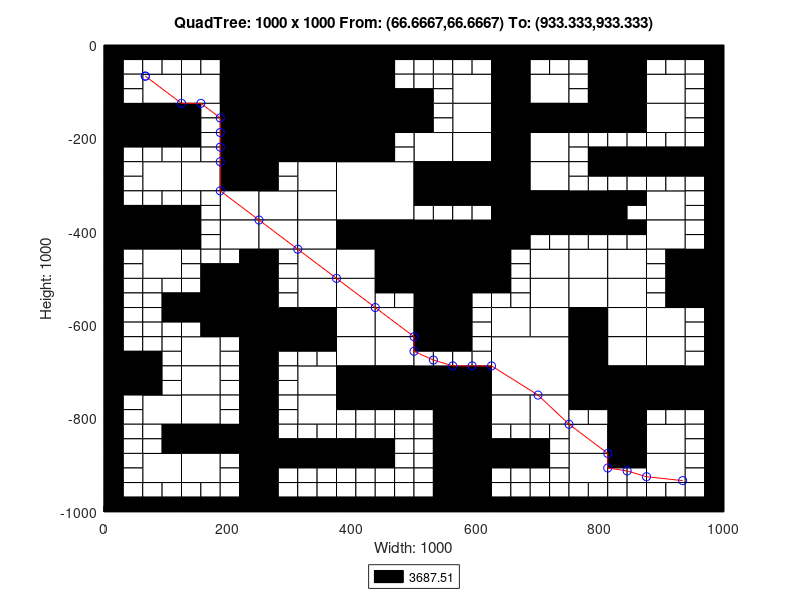

The MATLAB source for this figure:
axis([0 1000 -1000 0]);
title('QuadTree: 1000 x 1000 From: (66.6667,66.6667) To: (933.333,933.333)');
xlabel('Width: 1000');
ylabel('Height: 1000');
rectangle('Position',[250 -125 125 125], 'FaceColor',[0 0 0]);
rectangle('Position',[250 -250 125 125], 'FaceColor',[0 0 0]);
rectangle('Position',[375 -375 125 125], 'FaceColor',[1 1 1]);
rectangle('Position',[500 -500 125 125], 'FaceColor',[0 0 0]);
rectangle('Position',[625 -750 125 125], 'FaceColor',[1 1 1]);
rectangle('Position',[62.5 -125 62.5 62.5], 'FaceColor',[1 1 1]);
rectangle('Position',[187.5 -62.5 62.5 62.5], 'FaceColor',[0 0 0]);
rectangle('Position',[125 -125 62.5 62.5], 'FaceColor',[1 1 1]);
rectangle('Position',[187.5 -125 62.5 62.5], 'FaceColor',[0 0 0]);
rectangle('Position',[0 -187.5 62.5 62.5], 'FaceColor',[0 0 0]);
rectangle('Position',[62.5 -187.5 62.5 62.5], 'FaceColor',[0 0 0]);
rectangle('Position',[187.5 -187.5 62.5 62.5], 'FaceColor',[0 0 0]);
rectangle('Position',[187.5 -250 62.5 62.5], 'FaceColor',[0 0 0]);
rectangle('Position',[375 -62.5 62.5 62.5], 'FaceColor',[0 0 0]);
rectangle('Position',[375 -125 62.5 62.5], 'FaceColor',[0 0 0]);
rectangle('Position',[375 -187.5 62.5 62.5], 'FaceColor',[0 0 0]);
rectangle('Position',[437.5 -187.5 62.5 62.5], 'FaceColor',[0 0 0]);
rectangle('Position',[375 -250 62.5 62.5], 'FaceColor',[0 0 0]);
rectangle('Position',[62.5 -312.5 62.5 62.5], 'FaceColor',[1 1 1]);
rectangle('Position',[125 -312.5 62.5 62.5], 'FaceColor',[1 1 1]);
rectangle('Position',[187.5 -312.5 62.5 62.5], 'FaceColor',[0 0 0]);
rectangle('Position',[187.5 -375 62.5 62.5], 'FaceColor',[1 1 1]);
rectangle('Position',[0 -437.5 62.5 62.5], 'FaceColor',[0 0 0]);
rectangle('Position',[62.5 -437.5 62.5 62.5], 'FaceColor',[0 0 0]);
rectangle('Position',[62.5 -500 62.5 62.5], 'FaceColor',[1 1 1]);
rectangle('Position',[187.5 -437.5 62.5 62.5], 'FaceColor',[1 1 1]);
rectangle('Position',[312.5 -312.5 62.5 62.5], 'FaceColor',[1 1 1]);
rectangle('Position',[250 -375 62.5 62.5], 'FaceColor',[1 1 1]);
rectangle('Position',[312.5 -375 62.5 62.5], 'FaceColor',[1 1 1]);
rectangle('Position',[250 -437.5 62.5 62.5], 'FaceColor',[1 1 1]);
rectangle('Position',[312.5 -437.5 62.5 62.5], 'FaceColor',[1 1 1]);
rectangle('Position',[312.5 -500 62.5 62.5], 'FaceColor',[1 1 1]);
rectangle('Position',[375 -437.5 62.5 62.5], 'FaceColor',[0 0 0]);
rectangle('Position',[437.5 -437.5 62.5 62.5], 'FaceColor',[0 0 0]);
rectangle('Position',[375 -500 62.5 62.5], 'FaceColor',[1 1 1]);
rectangle('Position',[437.5 -500 62.5 62.5], 'FaceColor',[0 0 0]);
rectangle('Position',[562.5 -125 62.5 62.5], 'FaceColor',[1 1 1]);
rectangle('Position',[625 -62.5 62.5 62.5], 'FaceColor',[0 0 0]);
rectangle('Position',[625 -125 62.5 62.5], 'FaceColor',[0 0 0]);
rectangle('Position',[687.5 -125 62.5 62.5], 'FaceColor',[1 1 1]);
rectangle('Position',[562.5 -187.5 62.5 62.5], 'FaceColor',[1 1 1]);
rectangle('Position',[500 -250 62.5 62.5], 'FaceColor',[1 1 1]);
rectangle('Position',[562.5 -250 62.5 62.5], 'FaceColor',[1 1 1]);
rectangle('Position',[625 -187.5 62.5 62.5], 'FaceColor',[0 0 0]);
rectangle('Position',[687.5 -187.5 62.5 62.5], 'FaceColor',[0 0 0]);
rectangle('Position',[625 -250 62.5 62.5], 'FaceColor',[0 0 0]);
rectangle('Position',[687.5 -250 62.5 62.5], 'FaceColor',[1 1 1]);
rectangle('Position',[812.5 -62.5 62.5 62.5], 'FaceColor',[0 0 0]);
rectangle('Position',[812.5 -125 62.5 62.5], 'FaceColor',[0 0 0]);
rectangle('Position',[875 -125 62.5 62.5], 'FaceColor',[1 1 1]);
rectangle('Position',[750 -187.5 62.5 62.5], 'FaceColor',[0 0 0]);
rectangle('Position',[812.5 -187.5 62.5 62.5], 'FaceColor',[0 0 0]);
rectangle('Position',[875 -187.5 62.5 62.5], 'FaceColor',[1 1 1]);
rectangle('Position',[500 -312.5 62.5 62.5], 'FaceColor',[0 0 0]);
rectangle('Position',[562.5 -312.5 62.5 62.5], 'FaceColor',[0 0 0]);
rectangle('Position',[625 -312.5 62.5 62.5], 'FaceColor',[0 0 0]);
rectangle('Position',[687.5 -312.5 62.5 62.5], 'FaceColor',[1 1 1]);
rectangle('Position',[625 -375 62.5 62.5], 'FaceColor',[0 0 0]);
rectangle('Position',[687.5 -375 62.5 62.5], 'FaceColor',[0 0 0]);
rectangle('Position',[625 -437.5 62.5 62.5], 'FaceColor',[0 0 0]);
rectangle('Position',[687.5 -500 62.5 62.5], 'FaceColor',[1 1 1]);
rectangle('Position',[750 -375 62.5 62.5], 'FaceColor',[0 0 0]);
rectangle('Position',[875 -375 62.5 62.5], 'FaceColor',[1 1 1]);
rectangle('Position',[750 -500 62.5 62.5], 'FaceColor',[1 1 1]);
rectangle('Position',[812.5 -500 62.5 62.5], 'FaceColor',[1 1 1]);
rectangle('Position',[875 -437.5 62.5 62.5], 'FaceColor',[1 1 1]);
rectangle('Position',[937.5 -500 62.5 62.5], 'FaceColor',[0 0 0]);
rectangle('Position',[187.5 -562.5 62.5 62.5], 'FaceColor',[0 0 0]);
rectangle('Position',[187.5 -625 62.5 62.5], 'FaceColor',[0 0 0]);
rectangle('Position',[0 -750 62.5 62.5], 'FaceColor',[0 0 0]);
rectangle('Position',[125 -687.5 62.5 62.5], 'FaceColor',[1 1 1]);
rectangle('Position',[125 -750 62.5 62.5], 'FaceColor',[1 1 1]);
rectangle('Position',[312.5 -562.5 62.5 62.5], 'FaceColor',[1 1 1]);
rectangle('Position',[250 -625 62.5 62.5], 'FaceColor',[0 0 0]);
rectangle('Position',[312.5 -625 62.5 62.5], 'FaceColor',[0 0 0]);
rectangle('Position',[375 -562.5 62.5 62.5], 'FaceColor',[1 1 1]);
rectangle('Position',[375 -625 62.5 62.5], 'FaceColor',[1 1 1]);
rectangle('Position',[437.5 -625 62.5 62.5], 'FaceColor',[1 1 1]);
rectangle('Position',[312.5 -750 62.5 62.5], 'FaceColor',[1 1 1]);
rectangle('Position',[375 -687.5 62.5 62.5], 'FaceColor',[1 1 1]);
rectangle('Position',[437.5 -687.5 62.5 62.5], 'FaceColor',[1 1 1]);
rectangle('Position',[375 -750 62.5 62.5], 'FaceColor',[0 0 0]);
rectangle('Position',[437.5 -750 62.5 62.5], 'FaceColor',[0 0 0]);
rectangle('Position',[62.5 -812.5 62.5 62.5], 'FaceColor',[1 1 1]);
rectangle('Position',[125 -812.5 62.5 62.5], 'FaceColor',[1 1 1]);
rectangle('Position',[125 -875 62.5 62.5], 'FaceColor',[0 0 0]);
rectangle('Position',[187.5 -875 62.5 62.5], 'FaceColor',[0 0 0]);
rectangle('Position',[62.5 -937.5 62.5 62.5], 'FaceColor',[1 1 1]);
rectangle('Position',[125 -937.5 62.5 62.5], 'FaceColor',[1 1 1]);
rectangle('Position',[312.5 -812.5 62.5 62.5], 'FaceColor',[1 1 1]);
rectangle('Position',[500 -562.5 62.5 62.5], 'FaceColor',[0 0 0]);
rectangle('Position',[500 -625 62.5 62.5], 'FaceColor',[0 0 0]);
rectangle('Position',[687.5 -562.5 62.5 62.5], 'FaceColor',[1 1 1]);
rectangle('Position',[625 -625 62.5 62.5], 'FaceColor',[1 1 1]);
rectangle('Position',[687.5 -625 62.5 62.5], 'FaceColor',[1 1 1]);
rectangle('Position',[500 -750 62.5 62.5], 'FaceColor',[0 0 0]);
rectangle('Position',[562.5 -750 62.5 62.5], 'FaceColor',[0 0 0]);
rectangle('Position',[750 -562.5 62.5 62.5], 'FaceColor',[1 1 1]);
rectangle('Position',[812.5 -562.5 62.5 62.5], 'FaceColor',[1 1 1]);
rectangle('Position',[750 -625 62.5 62.5], 'FaceColor',[0 0 0]);
rectangle('Position',[812.5 -625 62.5 62.5], 'FaceColor',[1 1 1]);
rectangle('Position',[937.5 -562.5 62.5 62.5], 'FaceColor',[0 0 0]);
rectangle('Position',[875 -625 62.5 62.5], 'FaceColor',[1 1 1]);
rectangle('Position',[750 -687.5 62.5 62.5], 'FaceColor',[0 0 0]);
rectangle('Position',[812.5 -687.5 62.5 62.5], 'FaceColor',[1 1 1]);
rectangle('Position',[750 -750 62.5 62.5], 'FaceColor',[0 0 0]);
rectangle('Position',[812.5 -750 62.5 62.5], 'FaceColor',[0 0 0]);
rectangle('Position',[875 -687.5 62.5 62.5], 'FaceColor',[1 1 1]);
rectangle('Position',[875 -750 62.5 62.5], 'FaceColor',[0 0 0]);
rectangle('Position',[937.5 -750 62.5 62.5], 'FaceColor',[0 0 0]);
rectangle('Position',[562.5 -812.5 62.5 62.5], 'FaceColor',[0 0 0]);
rectangle('Position',[562.5 -875 62.5 62.5], 'FaceColor',[0 0 0]);
rectangle('Position',[625 -812.5 62.5 62.5], 'FaceColor',[1 1 1]);
rectangle('Position',[687.5 -812.5 62.5 62.5], 'FaceColor',[1 1 1]);
rectangle('Position',[562.5 -937.5 62.5 62.5], 'FaceColor',[0 0 0]);
rectangle('Position',[562.5 -1000 62.5 62.5], 'FaceColor',[0 0 0]);
rectangle('Position',[812.5 -812.5 62.5 62.5], 'FaceColor',[0 0 0]);
rectangle('Position',[750 -875 62.5 62.5], 'FaceColor',[1 1 1]);
rectangle('Position',[812.5 -875 62.5 62.5], 'FaceColor',[0 0 0]);
rectangle('Position',[875 -875 62.5 62.5], 'FaceColor',[1 1 1]);
rectangle('Position',[750 -937.5 62.5 62.5], 'FaceColor',[1 1 1]);
rectangle('Position',[875 -937.5 62.5 62.5], 'FaceColor',[1 1 1]);
rectangle('Position',[0 -31.25 31.25 31.25], 'FaceColor',[0 0 0]);
rectangle('Position',[31.25 -31.25 31.25 31.25], 'FaceColor',[0 0 0]);
rectangle('Position',[0 -62.5 31.25 31.25], 'FaceColor',[0 0 0]);
rectangle('Position',[31.25 -62.5 31.25 31.25], 'FaceColor',[1 1 1]);
rectangle('Position',[62.5 -31.25 31.25 31.25], 'FaceColor',[0 0 0]);
rectangle('Position',[93.75 -31.25 31.25 31.25], 'FaceColor',[0 0 0]);
rectangle('Position',[62.5 -62.5 31.25 31.25], 'FaceColor',[1 1 1]);
rectangle('Position',[93.75 -62.5 31.25 31.25], 'FaceColor',[1 1 1]);
rectangle('Position',[0 -93.75 31.25 31.25], 'FaceColor',[0 0 0]);
rectangle('Position',[31.25 -93.75 31.25 31.25], 'FaceColor',[1 1 1]);
rectangle('Position',[0 -125 31.25 31.25], 'FaceColor',[0 0 0]);
rectangle('Position',[31.25 -125 31.25 31.25], 'FaceColor',[1 1 1]);
rectangle('Position',[125 -31.25 31.25 31.25], 'FaceColor',[0 0 0]);
rectangle('Position',[156.25 -31.25 31.25 31.25], 'FaceColor',[0 0 0]);
rectangle('Position',[125 -62.5 31.25 31.25], 'FaceColor',[1 1 1]);
rectangle('Position',[156.25 -62.5 31.25 31.25], 'FaceColor',[1 1 1]);
rectangle('Position',[0 -218.75 31.25 31.25], 'FaceColor',[0 0 0]);
rectangle('Position',[31.25 -218.75 31.25 31.25], 'FaceColor',[0 0 0]);
rectangle('Position',[0 -250 31.25 31.25], 'FaceColor',[0 0 0]);
rectangle('Position',[31.25 -250 31.25 31.25], 'FaceColor',[1 1 1]);
rectangle('Position',[62.5 -218.75 31.25 31.25], 'FaceColor',[0 0 0]);
rectangle('Position',[93.75 -218.75 31.25 31.25], 'FaceColor',[0 0 0]);
rectangle('Position',[62.5 -250 31.25 31.25], 'FaceColor',[1 1 1]);
rectangle('Position',[93.75 -250 31.25 31.25], 'FaceColor',[1 1 1]);
rectangle('Position',[125 -156.25 31.25 31.25], 'FaceColor',[0 0 0]);
rectangle('Position',[156.25 -156.25 31.25 31.25], 'FaceColor',[1 1 1]);
rectangle('Position',[125 -187.5 31.25 31.25], 'FaceColor',[0 0 0]);
rectangle('Position',[156.25 -187.5 31.25 31.25], 'FaceColor',[1 1 1]);
rectangle('Position',[125 -218.75 31.25 31.25], 'FaceColor',[0 0 0]);
rectangle('Position',[156.25 -218.75 31.25 31.25], 'FaceColor',[1 1 1]);
rectangle('Position',[125 -250 31.25 31.25], 'FaceColor',[1 1 1]);
rectangle('Position',[156.25 -250 31.25 31.25], 'FaceColor',[1 1 1]);
rectangle('Position',[437.5 -31.25 31.25 31.25], 'FaceColor',[0 0 0]);
rectangle('Position',[468.75 -31.25 31.25 31.25], 'FaceColor',[0 0 0]);
rectangle('Position',[437.5 -62.5 31.25 31.25], 'FaceColor',[0 0 0]);
rectangle('Position',[468.75 -62.5 31.25 31.25], 'FaceColor',[1 1 1]);
rectangle('Position',[437.5 -93.75 31.25 31.25], 'FaceColor',[0 0 0]);
rectangle('Position',[468.75 -93.75 31.25 31.25], 'FaceColor',[1 1 1]);
rectangle('Position',[437.5 -125 31.25 31.25], 'FaceColor',[0 0 0]);
rectangle('Position',[468.75 -125 31.25 31.25], 'FaceColor',[0 0 0]);
rectangle('Position',[437.5 -218.75 31.25 31.25], 'FaceColor',[0 0 0]);
rectangle('Position',[468.75 -218.75 31.25 31.25], 'FaceColor',[1 1 1]);
rectangle('Position',[437.5 -250 31.25 31.25], 'FaceColor',[0 0 0]);
rectangle('Position',[468.75 -250 31.25 31.25], 'FaceColor',[1 1 1]);
rectangle('Position',[0 -281.25 31.25 31.25], 'FaceColor',[0 0 0]);
rectangle('Position',[31.25 -281.25 31.25 31.25], 'FaceColor',[1 1 1]);
rectangle('Position',[0 -312.5 31.25 31.25], 'FaceColor',[0 0 0]);
rectangle('Position',[31.25 -312.5 31.25 31.25], 'FaceColor',[1 1 1]);
rectangle('Position',[0 -343.75 31.25 31.25], 'FaceColor',[0 0 0]);
rectangle('Position',[31.25 -343.75 31.25 31.25], 'FaceColor',[1 1 1]);
rectangle('Position',[0 -375 31.25 31.25], 'FaceColor',[0 0 0]);
rectangle('Position',[31.25 -375 31.25 31.25], 'FaceColor',[0 0 0]);
rectangle('Position',[62.5 -343.75 31.25 31.25], 'FaceColor',[1 1 1]);
rectangle('Position',[93.75 -343.75 31.25 31.25], 'FaceColor',[1 1 1]);
rectangle('Position',[62.5 -375 31.25 31.25], 'FaceColor',[0 0 0]);
rectangle('Position',[93.75 -375 31.25 31.25], 'FaceColor',[0 0 0]);
rectangle('Position',[125 -343.75 31.25 31.25], 'FaceColor',[1 1 1]);
rectangle('Position',[156.25 -343.75 31.25 31.25], 'FaceColor',[1 1 1]);
rectangle('Position',[125 -375 31.25 31.25], 'FaceColor',[0 0 0]);
rectangle('Position',[156.25 -375 31.25 31.25], 'FaceColor',[1 1 1]);
rectangle('Position',[0 -468.75 31.25 31.25], 'FaceColor',[0 0 0]);
rectangle('Position',[31.25 -468.75 31.25 31.25], 'FaceColor',[1 1 1]);
rectangle('Position',[0 -500 31.25 31.25], 'FaceColor',[0 0 0]);
rectangle('Position',[31.25 -500 31.25 31.25], 'FaceColor',[1 1 1]);
rectangle('Position',[125 -406.25 31.25 31.25], 'FaceColor',[0 0 0]);
rectangle('Position',[156.25 -406.25 31.25 31.25], 'FaceColor',[1 1 1]);
rectangle('Position',[125 -437.5 31.25 31.25], 'FaceColor',[0 0 0]);
rectangle('Position',[156.25 -437.5 31.25 31.25], 'FaceColor',[1 1 1]);
rectangle('Position',[125 -468.75 31.25 31.25], 'FaceColor',[1 1 1]);
rectangle('Position',[156.25 -468.75 31.25 31.25], 'FaceColor',[1 1 1]);
rectangle('Position',[125 -500 31.25 31.25], 'FaceColor',[1 1 1]);
rectangle('Position',[156.25 -500 31.25 31.25], 'FaceColor',[0 0 0]);
rectangle('Position',[187.5 -468.75 31.25 31.25], 'FaceColor',[1 1 1]);
rectangle('Position',[218.75 -468.75 31.25 31.25], 'FaceColor',[0 0 0]);
rectangle('Position',[187.5 -500 31.25 31.25], 'FaceColor',[0 0 0]);
rectangle('Position',[218.75 -500 31.25 31.25], 'FaceColor',[0 0 0]);
rectangle('Position',[250 -281.25 31.25 31.25], 'FaceColor',[0 0 0]);
rectangle('Position',[281.25 -281.25 31.25 31.25], 'FaceColor',[1 1 1]);
rectangle('Position',[250 -312.5 31.25 31.25], 'FaceColor',[0 0 0]);
rectangle('Position',[281.25 -312.5 31.25 31.25], 'FaceColor',[1 1 1]);
rectangle('Position',[250 -468.75 31.25 31.25], 'FaceColor',[0 0 0]);
rectangle('Position',[281.25 -468.75 31.25 31.25], 'FaceColor',[1 1 1]);
rectangle('Position',[250 -500 31.25 31.25], 'FaceColor',[0 0 0]);
rectangle('Position',[281.25 -500 31.25 31.25], 'FaceColor',[1 1 1]);
rectangle('Position',[500 -31.25 31.25 31.25], 'FaceColor',[0 0 0]);
rectangle('Position',[531.25 -31.25 31.25 31.25], 'FaceColor',[0 0 0]);
rectangle('Position',[500 -62.5 31.25 31.25], 'FaceColor',[1 1 1]);
rectangle('Position',[531.25 -62.5 31.25 31.25], 'FaceColor',[1 1 1]);
rectangle('Position',[562.5 -31.25 31.25 31.25], 'FaceColor',[0 0 0]);
rectangle('Position',[593.75 -31.25 31.25 31.25], 'FaceColor',[0 0 0]);
rectangle('Position',[562.5 -62.5 31.25 31.25], 'FaceColor',[1 1 1]);
rectangle('Position',[593.75 -62.5 31.25 31.25], 'FaceColor',[1 1 1]);
rectangle('Position',[500 -93.75 31.25 31.25], 'FaceColor',[1 1 1]);
rectangle('Position',[531.25 -93.75 31.25 31.25], 'FaceColor',[1 1 1]);
rectangle('Position',[500 -125 31.25 31.25], 'FaceColor',[0 0 0]);
rectangle('Position',[531.25 -125 31.25 31.25], 'FaceColor',[1 1 1]);
rectangle('Position',[687.5 -31.25 31.25 31.25], 'FaceColor',[0 0 0]);
rectangle('Position',[718.75 -31.25 31.25 31.25], 'FaceColor',[0 0 0]);
rectangle('Position',[687.5 -62.5 31.25 31.25], 'FaceColor',[1 1 1]);
rectangle('Position',[718.75 -62.5 31.25 31.25], 'FaceColor',[1 1 1]);
rectangle('Position',[500 -156.25 31.25 31.25], 'FaceColor',[0 0 0]);
rectangle('Position',[531.25 -156.25 31.25 31.25], 'FaceColor',[1 1 1]);
rectangle('Position',[500 -187.5 31.25 31.25], 'FaceColor',[0 0 0]);
rectangle('Position',[531.25 -187.5 31.25 31.25], 'FaceColor',[1 1 1]);
rectangle('Position',[750 -31.25 31.25 31.25], 'FaceColor',[0 0 0]);
rectangle('Position',[781.25 -31.25 31.25 31.25], 'FaceColor',[0 0 0]);
rectangle('Position',[750 -62.5 31.25 31.25], 'FaceColor',[1 1 1]);
rectangle('Position',[781.25 -62.5 31.25 31.25], 'FaceColor',[0 0 0]);
rectangle('Position',[750 -93.75 31.25 31.25], 'FaceColor',[1 1 1]);
rectangle('Position',[781.25 -93.75 31.25 31.25], 'FaceColor',[0 0 0]);
rectangle('Position',[750 -125 31.25 31.25], 'FaceColor',[1 1 1]);
rectangle('Position',[781.25 -125 31.25 31.25], 'FaceColor',[0 0 0]);
rectangle('Position',[875 -31.25 31.25 31.25], 'FaceColor',[0 0 0]);
rectangle('Position',[906.25 -31.25 31.25 31.25], 'FaceColor',[0 0 0]);
rectangle('Position',[875 -62.5 31.25 31.25], 'FaceColor',[1 1 1]);
rectangle('Position',[906.25 -62.5 31.25 31.25], 'FaceColor',[1 1 1]);
rectangle('Position',[937.5 -31.25 31.25 31.25], 'FaceColor',[0 0 0]);
rectangle('Position',[968.75 -31.25 31.25 31.25], 'FaceColor',[0 0 0]);
rectangle('Position',[937.5 -62.5 31.25 31.25], 'FaceColor',[1 1 1]);
rectangle('Position',[968.75 -62.5 31.25 31.25], 'FaceColor',[0 0 0]);
rectangle('Position',[937.5 -93.75 31.25 31.25], 'FaceColor',[1 1 1]);
rectangle('Position',[968.75 -93.75 31.25 31.25], 'FaceColor',[0 0 0]);
rectangle('Position',[937.5 -125 31.25 31.25], 'FaceColor',[1 1 1]);
rectangle('Position',[968.75 -125 31.25 31.25], 'FaceColor',[0 0 0]);
rectangle('Position',[750 -218.75 31.25 31.25], 'FaceColor',[1 1 1]);
rectangle('Position',[781.25 -218.75 31.25 31.25], 'FaceColor',[1 1 1]);
rectangle('Position',[750 -250 31.25 31.25], 'FaceColor',[1 1 1]);
rectangle('Position',[781.25 -250 31.25 31.25], 'FaceColor',[0 0 0]);
rectangle('Position',[812.5 -218.75 31.25 31.25], 'FaceColor',[1 1 1]);
rectangle('Position',[843.75 -218.75 31.25 31.25], 'FaceColor',[1 1 1]);
rectangle('Position',[812.5 -250 31.25 31.25], 'FaceColor',[0 0 0]);
rectangle('Position',[843.75 -250 31.25 31.25], 'FaceColor',[0 0 0]);
rectangle('Position',[937.5 -156.25 31.25 31.25], 'FaceColor',[1 1 1]);
rectangle('Position',[968.75 -156.25 31.25 31.25], 'FaceColor',[0 0 0]);
rectangle('Position',[937.5 -187.5 31.25 31.25], 'FaceColor',[1 1 1]);
rectangle('Position',[968.75 -187.5 31.25 31.25], 'FaceColor',[0 0 0]);
rectangle('Position',[875 -218.75 31.25 31.25], 'FaceColor',[1 1 1]);
rectangle('Position',[906.25 -218.75 31.25 31.25], 'FaceColor',[1 1 1]);
rectangle('Position',[875 -250 31.25 31.25], 'FaceColor',[0 0 0]);
rectangle('Position',[906.25 -250 31.25 31.25], 'FaceColor',[0 0 0]);
rectangle('Position',[937.5 -218.75 31.25 31.25], 'FaceColor',[1 1 1]);
rectangle('Position',[968.75 -218.75 31.25 31.25], 'FaceColor',[0 0 0]);
rectangle('Position',[937.5 -250 31.25 31.25], 'FaceColor',[0 0 0]);
rectangle('Position',[968.75 -250 31.25 31.25], 'FaceColor',[0 0 0]);
rectangle('Position',[500 -343.75 31.25 31.25], 'FaceColor',[0 0 0]);
rectangle('Position',[531.25 -343.75 31.25 31.25], 'FaceColor',[0 0 0]);
rectangle('Position',[500 -375 31.25 31.25], 'FaceColor',[1 1 1]);
rectangle('Position',[531.25 -375 31.25 31.25], 'FaceColor',[1 1 1]);
rectangle('Position',[562.5 -343.75 31.25 31.25], 'FaceColor',[0 0 0]);
rectangle('Position',[593.75 -343.75 31.25 31.25], 'FaceColor',[0 0 0]);
rectangle('Position',[562.5 -375 31.25 31.25], 'FaceColor',[1 1 1]);
rectangle('Position',[593.75 -375 31.25 31.25], 'FaceColor',[1 1 1]);
rectangle('Position',[687.5 -406.25 31.25 31.25], 'FaceColor',[0 0 0]);
rectangle('Position',[718.75 -406.25 31.25 31.25], 'FaceColor',[0 0 0]);
rectangle('Position',[687.5 -437.5 31.25 31.25], 'FaceColor',[1 1 1]);
rectangle('Position',[718.75 -437.5 31.25 31.25], 'FaceColor',[1 1 1]);
rectangle('Position',[625 -468.75 31.25 31.25], 'FaceColor',[0 0 0]);
rectangle('Position',[656.25 -468.75 31.25 31.25], 'FaceColor',[1 1 1]);
rectangle('Position',[625 -500 31.25 31.25], 'FaceColor',[0 0 0]);
rectangle('Position',[656.25 -500 31.25 31.25], 'FaceColor',[1 1 1]);
rectangle('Position',[750 -281.25 31.25 31.25], 'FaceColor',[1 1 1]);
rectangle('Position',[781.25 -281.25 31.25 31.25], 'FaceColor',[0 0 0]);
rectangle('Position',[750 -312.5 31.25 31.25], 'FaceColor',[1 1 1]);
rectangle('Position',[781.25 -312.5 31.25 31.25], 'FaceColor',[1 1 1]);
rectangle('Position',[812.5 -281.25 31.25 31.25], 'FaceColor',[0 0 0]);
rectangle('Position',[843.75 -281.25 31.25 31.25], 'FaceColor',[0 0 0]);
rectangle('Position',[812.5 -312.5 31.25 31.25], 'FaceColor',[1 1 1]);
rectangle('Position',[843.75 -312.5 31.25 31.25], 'FaceColor',[1 1 1]);
rectangle('Position',[812.5 -343.75 31.25 31.25], 'FaceColor',[0 0 0]);
rectangle('Position',[843.75 -343.75 31.25 31.25], 'FaceColor',[0 0 0]);
rectangle('Position',[812.5 -375 31.25 31.25], 'FaceColor',[0 0 0]);
rectangle('Position',[843.75 -375 31.25 31.25], 'FaceColor',[1 1 1]);
rectangle('Position',[875 -281.25 31.25 31.25], 'FaceColor',[0 0 0]);
rectangle('Position',[906.25 -281.25 31.25 31.25], 'FaceColor',[0 0 0]);
rectangle('Position',[875 -312.5 31.25 31.25], 'FaceColor',[1 1 1]);
rectangle('Position',[906.25 -312.5 31.25 31.25], 'FaceColor',[1 1 1]);
rectangle('Position',[937.5 -281.25 31.25 31.25], 'FaceColor',[0 0 0]);
rectangle('Position',[968.75 -281.25 31.25 31.25], 'FaceColor',[0 0 0]);
rectangle('Position',[937.5 -312.5 31.25 31.25], 'FaceColor',[1 1 1]);
rectangle('Position',[968.75 -312.5 31.25 31.25], 'FaceColor',[0 0 0]);
rectangle('Position',[937.5 -343.75 31.25 31.25], 'FaceColor',[1 1 1]);
rectangle('Position',[968.75 -343.75 31.25 31.25], 'FaceColor',[0 0 0]);
rectangle('Position',[937.5 -375 31.25 31.25], 'FaceColor',[1 1 1]);
rectangle('Position',[968.75 -375 31.25 31.25], 'FaceColor',[0 0 0]);
rectangle('Position',[750 -406.25 31.25 31.25], 'FaceColor',[0 0 0]);
rectangle('Position',[781.25 -406.25 31.25 31.25], 'FaceColor',[0 0 0]);
rectangle('Position',[750 -437.5 31.25 31.25], 'FaceColor',[1 1 1]);
rectangle('Position',[781.25 -437.5 31.25 31.25], 'FaceColor',[1 1 1]);
rectangle('Position',[812.5 -406.25 31.25 31.25], 'FaceColor',[0 0 0]);
rectangle('Position',[843.75 -406.25 31.25 31.25], 'FaceColor',[0 0 0]);
rectangle('Position',[812.5 -437.5 31.25 31.25], 'FaceColor',[1 1 1]);
rectangle('Position',[843.75 -437.5 31.25 31.25], 'FaceColor',[1 1 1]);
rectangle('Position',[937.5 -406.25 31.25 31.25], 'FaceColor',[1 1 1]);
rectangle('Position',[968.75 -406.25 31.25 31.25], 'FaceColor',[0 0 0]);
rectangle('Position',[937.5 -437.5 31.25 31.25], 'FaceColor',[1 1 1]);
rectangle('Position',[968.75 -437.5 31.25 31.25], 'FaceColor',[0 0 0]);
rectangle('Position',[875 -468.75 31.25 31.25], 'FaceColor',[1 1 1]);
rectangle('Position',[906.25 -468.75 31.25 31.25], 'FaceColor',[0 0 0]);
rectangle('Position',[875 -500 31.25 31.25], 'FaceColor',[1 1 1]);
rectangle('Position',[906.25 -500 31.25 31.25], 'FaceColor',[0 0 0]);
rectangle('Position',[0 -531.25 31.25 31.25], 'FaceColor',[0 0 0]);
rectangle('Position',[31.25 -531.25 31.25 31.25], 'FaceColor',[1 1 1]);
rectangle('Position',[0 -562.5 31.25 31.25], 'FaceColor',[0 0 0]);
rectangle('Position',[31.25 -562.5 31.25 31.25], 'FaceColor',[1 1 1]);
rectangle('Position',[62.5 -531.25 31.25 31.25], 'FaceColor',[1 1 1]);
rectangle('Position',[93.75 -531.25 31.25 31.25], 'FaceColor',[1 1 1]);
rectangle('Position',[62.5 -562.5 31.25 31.25], 'FaceColor',[1 1 1]);
rectangle('Position',[93.75 -562.5 31.25 31.25], 'FaceColor',[0 0 0]);
rectangle('Position',[0 -593.75 31.25 31.25], 'FaceColor',[0 0 0]);
rectangle('Position',[31.25 -593.75 31.25 31.25], 'FaceColor',[1 1 1]);
rectangle('Position',[0 -625 31.25 31.25], 'FaceColor',[0 0 0]);
rectangle('Position',[31.25 -625 31.25 31.25], 'FaceColor',[1 1 1]);
rectangle('Position',[62.5 -593.75 31.25 31.25], 'FaceColor',[1 1 1]);
rectangle('Position',[93.75 -593.75 31.25 31.25], 'FaceColor',[0 0 0]);
rectangle('Position',[62.5 -625 31.25 31.25], 'FaceColor',[1 1 1]);
rectangle('Position',[93.75 -625 31.25 31.25], 'FaceColor',[1 1 1]);
rectangle('Position',[125 -531.25 31.25 31.25], 'FaceColor',[1 1 1]);
rectangle('Position',[156.25 -531.25 31.25 31.25], 'FaceColor',[0 0 0]);
rectangle('Position',[125 -562.5 31.25 31.25], 'FaceColor',[0 0 0]);
rectangle('Position',[156.25 -562.5 31.25 31.25], 'FaceColor',[0 0 0]);
rectangle('Position',[125 -593.75 31.25 31.25], 'FaceColor',[0 0 0]);
rectangle('Position',[156.25 -593.75 31.25 31.25], 'FaceColor',[0 0 0]);
rectangle('Position',[125 -625 31.25 31.25], 'FaceColor',[1 1 1]);
rectangle('Position',[156.25 -625 31.25 31.25], 'FaceColor',[0 0 0]);
rectangle('Position',[0 -656.25 31.25 31.25], 'FaceColor',[0 0 0]);
rectangle('Position',[31.25 -656.25 31.25 31.25], 'FaceColor',[1 1 1]);
rectangle('Position',[0 -687.5 31.25 31.25], 'FaceColor',[0 0 0]);
rectangle('Position',[31.25 -687.5 31.25 31.25], 'FaceColor',[0 0 0]);
rectangle('Position',[62.5 -656.25 31.25 31.25], 'FaceColor',[1 1 1]);
rectangle('Position',[93.75 -656.25 31.25 31.25], 'FaceColor',[1 1 1]);
rectangle('Position',[62.5 -687.5 31.25 31.25], 'FaceColor',[0 0 0]);
rectangle('Position',[93.75 -687.5 31.25 31.25], 'FaceColor',[1 1 1]);
rectangle('Position',[62.5 -718.75 31.25 31.25], 'FaceColor',[0 0 0]);
rectangle('Position',[93.75 -718.75 31.25 31.25], 'FaceColor',[1 1 1]);
rectangle('Position',[62.5 -750 31.25 31.25], 'FaceColor',[0 0 0]);
rectangle('Position',[93.75 -750 31.25 31.25], 'FaceColor',[1 1 1]);
rectangle('Position',[187.5 -656.25 31.25 31.25], 'FaceColor',[1 1 1]);
rectangle('Position',[218.75 -656.25 31.25 31.25], 'FaceColor',[0 0 0]);
rectangle('Position',[187.5 -687.5 31.25 31.25], 'FaceColor',[1 1 1]);
rectangle('Position',[218.75 -687.5 31.25 31.25], 'FaceColor',[0 0 0]);
rectangle('Position',[187.5 -718.75 31.25 31.25], 'FaceColor',[1 1 1]);
rectangle('Position',[218.75 -718.75 31.25 31.25], 'FaceColor',[0 0 0]);
rectangle('Position',[187.5 -750 31.25 31.25], 'FaceColor',[1 1 1]);
rectangle('Position',[218.75 -750 31.25 31.25], 'FaceColor',[0 0 0]);
rectangle('Position',[250 -531.25 31.25 31.25], 'FaceColor',[0 0 0]);
rectangle('Position',[281.25 -531.25 31.25 31.25], 'FaceColor',[1 1 1]);
rectangle('Position',[250 -562.5 31.25 31.25], 'FaceColor',[0 0 0]);
rectangle('Position',[281.25 -562.5 31.25 31.25], 'FaceColor',[1 1 1]);
rectangle('Position',[437.5 -531.25 31.25 31.25], 'FaceColor',[0 0 0]);
rectangle('Position',[468.75 -531.25 31.25 31.25], 'FaceColor',[0 0 0]);
rectangle('Position',[437.5 -562.5 31.25 31.25], 'FaceColor',[1 1 1]);
rectangle('Position',[468.75 -562.5 31.25 31.25], 'FaceColor',[1 1 1]);
rectangle('Position',[250 -656.25 31.25 31.25], 'FaceColor',[0 0 0]);
rectangle('Position',[281.25 -656.25 31.25 31.25], 'FaceColor',[0 0 0]);
rectangle('Position',[250 -687.5 31.25 31.25], 'FaceColor',[0 0 0]);
rectangle('Position',[281.25 -687.5 31.25 31.25], 'FaceColor',[1 1 1]);
rectangle('Position',[312.5 -656.25 31.25 31.25], 'FaceColor',[0 0 0]);
rectangle('Position',[343.75 -656.25 31.25 31.25], 'FaceColor',[0 0 0]);
rectangle('Position',[312.5 -687.5 31.25 31.25], 'FaceColor',[1 1 1]);
rectangle('Position',[343.75 -687.5 31.25 31.25], 'FaceColor',[1 1 1]);
rectangle('Position',[250 -718.75 31.25 31.25], 'FaceColor',[0 0 0]);
rectangle('Position',[281.25 -718.75 31.25 31.25], 'FaceColor',[1 1 1]);
rectangle('Position',[250 -750 31.25 31.25], 'FaceColor',[0 0 0]);
rectangle('Position',[281.25 -750 31.25 31.25], 'FaceColor',[1 1 1]);
rectangle('Position',[0 -781.25 31.25 31.25], 'FaceColor',[0 0 0]);
rectangle('Position',[31.25 -781.25 31.25 31.25], 'FaceColor',[1 1 1]);
rectangle('Position',[0 -812.5 31.25 31.25], 'FaceColor',[0 0 0]);
rectangle('Position',[31.25 -812.5 31.25 31.25], 'FaceColor',[1 1 1]);
rectangle('Position',[0 -843.75 31.25 31.25], 'FaceColor',[0 0 0]);
rectangle('Position',[31.25 -843.75 31.25 31.25], 'FaceColor',[1 1 1]);
rectangle('Position',[0 -875 31.25 31.25], 'FaceColor',[0 0 0]);
rectangle('Position',[31.25 -875 31.25 31.25], 'FaceColor',[1 1 1]);
rectangle('Position',[62.5 -843.75 31.25 31.25], 'FaceColor',[1 1 1]);
rectangle('Position',[93.75 -843.75 31.25 31.25], 'FaceColor',[0 0 0]);
rectangle('Position',[62.5 -875 31.25 31.25], 'FaceColor',[1 1 1]);
rectangle('Position',[93.75 -875 31.25 31.25], 'FaceColor',[0 0 0]);
rectangle('Position',[187.5 -781.25 31.25 31.25], 'FaceColor',[1 1 1]);
rectangle('Position',[218.75 -781.25 31.25 31.25], 'FaceColor',[0 0 0]);
rectangle('Position',[187.5 -812.5 31.25 31.25], 'FaceColor',[1 1 1]);
rectangle('Position',[218.75 -812.5 31.25 31.25], 'FaceColor',[0 0 0]);
rectangle('Position',[0 -906.25 31.25 31.25], 'FaceColor',[0 0 0]);
rectangle('Position',[31.25 -906.25 31.25 31.25], 'FaceColor',[1 1 1]);
rectangle('Position',[0 -937.5 31.25 31.25], 'FaceColor',[0 0 0]);
rectangle('Position',[31.25 -937.5 31.25 31.25], 'FaceColor',[1 1 1]);
rectangle('Position',[0 -968.75 31.25 31.25], 'FaceColor',[0 0 0]);
rectangle('Position',[31.25 -968.75 31.25 31.25], 'FaceColor',[1 1 1]);
rectangle('Position',[0 -1000 31.25 31.25], 'FaceColor',[0 0 0]);
rectangle('Position',[31.25 -1000 31.25 31.25], 'FaceColor',[0 0 0]);
rectangle('Position',[62.5 -968.75 31.25 31.25], 'FaceColor',[1 1 1]);
rectangle('Position',[93.75 -968.75 31.25 31.25], 'FaceColor',[1 1 1]);
rectangle('Position',[62.5 -1000 31.25 31.25], 'FaceColor',[0 0 0]);
rectangle('Position',[93.75 -1000 31.25 31.25], 'FaceColor',[0 0 0]);
rectangle('Position',[187.5 -906.25 31.25 31.25], 'FaceColor',[1 1 1]);
rectangle('Position',[218.75 -906.25 31.25 31.25], 'FaceColor',[0 0 0]);
rectangle('Position',[187.5 -937.5 31.25 31.25], 'FaceColor',[1 1 1]);
rectangle('Position',[218.75 -937.5 31.25 31.25], 'FaceColor',[0 0 0]);
rectangle('Position',[125 -968.75 31.25 31.25], 'FaceColor',[1 1 1]);
rectangle('Position',[156.25 -968.75 31.25 31.25], 'FaceColor',[1 1 1]);
rectangle('Position',[125 -1000 31.25 31.25], 'FaceColor',[0 0 0]);
rectangle('Position',[156.25 -1000 31.25 31.25], 'FaceColor',[0 0 0]);
rectangle('Position',[187.5 -968.75 31.25 31.25], 'FaceColor',[1 1 1]);
rectangle('Position',[218.75 -968.75 31.25 31.25], 'FaceColor',[0 0 0]);
rectangle('Position',[187.5 -1000 31.25 31.25], 'FaceColor',[0 0 0]);
rectangle('Position',[218.75 -1000 31.25 31.25], 'FaceColor',[0 0 0]);
rectangle('Position',[250 -781.25 31.25 31.25], 'FaceColor',[0 0 0]);
rectangle('Position',[281.25 -781.25 31.25 31.25], 'FaceColor',[1 1 1]);
rectangle('Position',[250 -812.5 31.25 31.25], 'FaceColor',[0 0 0]);
rectangle('Position',[281.25 -812.5 31.25 31.25], 'FaceColor',[1 1 1]);
rectangle('Position',[250 -843.75 31.25 31.25], 'FaceColor',[0 0 0]);
rectangle('Position',[281.25 -843.75 31.25 31.25], 'FaceColor',[1 1 1]);
rectangle('Position',[250 -875 31.25 31.25], 'FaceColor',[0 0 0]);
rectangle('Position',[281.25 -875 31.25 31.25], 'FaceColor',[0 0 0]);
rectangle('Position',[312.5 -843.75 31.25 31.25], 'FaceColor',[1 1 1]);
rectangle('Position',[343.75 -843.75 31.25 31.25], 'FaceColor',[1 1 1]);
rectangle('Position',[312.5 -875 31.25 31.25], 'FaceColor',[0 0 0]);
rectangle('Position',[343.75 -875 31.25 31.25], 'FaceColor',[0 0 0]);
rectangle('Position',[375 -781.25 31.25 31.25], 'FaceColor',[0 0 0]);
rectangle('Position',[406.25 -781.25 31.25 31.25], 'FaceColor',[0 0 0]);
rectangle('Position',[375 -812.5 31.25 31.25], 'FaceColor',[1 1 1]);
rectangle('Position',[406.25 -812.5 31.25 31.25], 'FaceColor',[1 1 1]);
rectangle('Position',[437.5 -781.25 31.25 31.25], 'FaceColor',[0 0 0]);
rectangle('Position',[468.75 -781.25 31.25 31.25], 'FaceColor',[0 0 0]);
rectangle('Position',[437.5 -812.5 31.25 31.25], 'FaceColor',[1 1 1]);
rectangle('Position',[468.75 -812.5 31.25 31.25], 'FaceColor',[1 1 1]);
rectangle('Position',[375 -843.75 31.25 31.25], 'FaceColor',[1 1 1]);
rectangle('Position',[406.25 -843.75 31.25 31.25], 'FaceColor',[1 1 1]);
rectangle('Position',[375 -875 31.25 31.25], 'FaceColor',[0 0 0]);
rectangle('Position',[406.25 -875 31.25 31.25], 'FaceColor',[0 0 0]);
rectangle('Position',[437.5 -843.75 31.25 31.25], 'FaceColor',[1 1 1]);
rectangle('Position',[468.75 -843.75 31.25 31.25], 'FaceColor',[1 1 1]);
rectangle('Position',[437.5 -875 31.25 31.25], 'FaceColor',[0 0 0]);
rectangle('Position',[468.75 -875 31.25 31.25], 'FaceColor',[1 1 1]);
rectangle('Position',[250 -906.25 31.25 31.25], 'FaceColor',[0 0 0]);
rectangle('Position',[281.25 -906.25 31.25 31.25], 'FaceColor',[0 0 0]);
rectangle('Position',[250 -937.5 31.25 31.25], 'FaceColor',[0 0 0]);
rectangle('Position',[281.25 -937.5 31.25 31.25], 'FaceColor',[1 1 1]);
rectangle('Position',[312.5 -906.25 31.25 31.25], 'FaceColor',[0 0 0]);
rectangle('Position',[343.75 -906.25 31.25 31.25], 'FaceColor',[0 0 0]);
rectangle('Position',[312.5 -937.5 31.25 31.25], 'FaceColor',[1 1 1]);
rectangle('Position',[343.75 -937.5 31.25 31.25], 'FaceColor',[1 1 1]);
rectangle('Position',[250 -968.75 31.25 31.25], 'FaceColor',[0 0 0]);
rectangle('Position',[281.25 -968.75 31.25 31.25], 'FaceColor',[1 1 1]);
rectangle('Position',[250 -1000 31.25 31.25], 'FaceColor',[0 0 0]);
rectangle('Position',[281.25 -1000 31.25 31.25], 'FaceColor',[0 0 0]);
rectangle('Position',[312.5 -968.75 31.25 31.25], 'FaceColor',[1 1 1]);
rectangle('Position',[343.75 -968.75 31.25 31.25], 'FaceColor',[1 1 1]);
rectangle('Position',[312.5 -1000 31.25 31.25], 'FaceColor',[0 0 0]);
rectangle('Position',[343.75 -1000 31.25 31.25], 'FaceColor',[0 0 0]);
rectangle('Position',[375 -906.25 31.25 31.25], 'FaceColor',[0 0 0]);
rectangle('Position',[406.25 -906.25 31.25 31.25], 'FaceColor',[0 0 0]);
rectangle('Position',[375 -937.5 31.25 31.25], 'FaceColor',[1 1 1]);
rectangle('Position',[406.25 -937.5 31.25 31.25], 'FaceColor',[1 1 1]);
rectangle('Position',[437.5 -906.25 31.25 31.25], 'FaceColor',[0 0 0]);
rectangle('Position',[468.75 -906.25 31.25 31.25], 'FaceColor',[1 1 1]);
rectangle('Position',[437.5 -937.5 31.25 31.25], 'FaceColor',[1 1 1]);
rectangle('Position',[468.75 -937.5 31.25 31.25], 'FaceColor',[1 1 1]);
rectangle('Position',[375 -968.75 31.25 31.25], 'FaceColor',[1 1 1]);
rectangle('Position',[406.25 -968.75 31.25 31.25], 'FaceColor',[1 1 1]);
rectangle('Position',[375 -1000 31.25 31.25], 'FaceColor',[0 0 0]);
rectangle('Position',[406.25 -1000 31.25 31.25], 'FaceColor',[0 0 0]);
rectangle('Position',[437.5 -968.75 31.25 31.25], 'FaceColor',[1 1 1]);
rectangle('Position',[468.75 -968.75 31.25 31.25], 'FaceColor',[1 1 1]);
rectangle('Position',[437.5 -1000 31.25 31.25], 'FaceColor',[0 0 0]);
rectangle('Position',[468.75 -1000 31.25 31.25], 'FaceColor',[0 0 0]);
rectangle('Position',[562.5 -531.25 31.25 31.25], 'FaceColor',[0 0 0]);
rectangle('Position',[593.75 -531.25 31.25 31.25], 'FaceColor',[0 0 0]);
rectangle('Position',[562.5 -562.5 31.25 31.25], 'FaceColor',[0 0 0]);
rectangle('Position',[593.75 -562.5 31.25 31.25], 'FaceColor',[1 1 1]);
rectangle('Position',[562.5 -593.75 31.25 31.25], 'FaceColor',[0 0 0]);
rectangle('Position',[593.75 -593.75 31.25 31.25], 'FaceColor',[1 1 1]);
rectangle('Position',[562.5 -625 31.25 31.25], 'FaceColor',[0 0 0]);
rectangle('Position',[593.75 -625 31.25 31.25], 'FaceColor',[1 1 1]);
rectangle('Position',[625 -531.25 31.25 31.25], 'FaceColor',[0 0 0]);
rectangle('Position',[656.25 -531.25 31.25 31.25], 'FaceColor',[1 1 1]);
rectangle('Position',[625 -562.5 31.25 31.25], 'FaceColor',[1 1 1]);
rectangle('Position',[656.25 -562.5 31.25 31.25], 'FaceColor',[1 1 1]);
rectangle('Position',[500 -656.25 31.25 31.25], 'FaceColor',[0 0 0]);
rectangle('Position',[531.25 -656.25 31.25 31.25], 'FaceColor',[0 0 0]);
rectangle('Position',[500 -687.5 31.25 31.25], 'FaceColor',[1 1 1]);
rectangle('Position',[531.25 -687.5 31.25 31.25], 'FaceColor',[1 1 1]);
rectangle('Position',[562.5 -656.25 31.25 31.25], 'FaceColor',[0 0 0]);
rectangle('Position',[593.75 -656.25 31.25 31.25], 'FaceColor',[1 1 1]);
rectangle('Position',[562.5 -687.5 31.25 31.25], 'FaceColor',[1 1 1]);
rectangle('Position',[593.75 -687.5 31.25 31.25], 'FaceColor',[1 1 1]);
rectangle('Position',[875 -531.25 31.25 31.25], 'FaceColor',[1 1 1]);
rectangle('Position',[906.25 -531.25 31.25 31.25], 'FaceColor',[0 0 0]);
rectangle('Position',[875 -562.5 31.25 31.25], 'FaceColor',[1 1 1]);
rectangle('Position',[906.25 -562.5 31.25 31.25], 'FaceColor',[0 0 0]);
rectangle('Position',[937.5 -593.75 31.25 31.25], 'FaceColor',[1 1 1]);
rectangle('Position',[968.75 -593.75 31.25 31.25], 'FaceColor',[0 0 0]);
rectangle('Position',[937.5 -625 31.25 31.25], 'FaceColor',[1 1 1]);
rectangle('Position',[968.75 -625 31.25 31.25], 'FaceColor',[0 0 0]);
rectangle('Position',[937.5 -656.25 31.25 31.25], 'FaceColor',[1 1 1]);
rectangle('Position',[968.75 -656.25 31.25 31.25], 'FaceColor',[0 0 0]);
rectangle('Position',[937.5 -687.5 31.25 31.25], 'FaceColor',[1 1 1]);
rectangle('Position',[968.75 -687.5 31.25 31.25], 'FaceColor',[0 0 0]);
rectangle('Position',[500 -781.25 31.25 31.25], 'FaceColor',[0 0 0]);
rectangle('Position',[531.25 -781.25 31.25 31.25], 'FaceColor',[0 0 0]);
rectangle('Position',[500 -812.5 31.25 31.25], 'FaceColor',[1 1 1]);
rectangle('Position',[531.25 -812.5 31.25 31.25], 'FaceColor',[0 0 0]);
rectangle('Position',[500 -843.75 31.25 31.25], 'FaceColor',[1 1 1]);
rectangle('Position',[531.25 -843.75 31.25 31.25], 'FaceColor',[0 0 0]);
rectangle('Position',[500 -875 31.25 31.25], 'FaceColor',[1 1 1]);
rectangle('Position',[531.25 -875 31.25 31.25], 'FaceColor',[0 0 0]);
rectangle('Position',[625 -843.75 31.25 31.25], 'FaceColor',[1 1 1]);
rectangle('Position',[656.25 -843.75 31.25 31.25], 'FaceColor',[1 1 1]);
rectangle('Position',[625 -875 31.25 31.25], 'FaceColor',[0 0 0]);
rectangle('Position',[656.25 -875 31.25 31.25], 'FaceColor',[0 0 0]);
rectangle('Position',[687.5 -843.75 31.25 31.25], 'FaceColor',[1 1 1]);
rectangle('Position',[718.75 -843.75 31.25 31.25], 'FaceColor',[1 1 1]);
rectangle('Position',[687.5 -875 31.25 31.25], 'FaceColor',[0 0 0]);
rectangle('Position',[718.75 -875 31.25 31.25], 'FaceColor',[1 1 1]);
rectangle('Position',[500 -906.25 31.25 31.25], 'FaceColor',[1 1 1]);
rectangle('Position',[531.25 -906.25 31.25 31.25], 'FaceColor',[0 0 0]);
rectangle('Position',[500 -937.5 31.25 31.25], 'FaceColor',[1 1 1]);
rectangle('Position',[531.25 -937.5 31.25 31.25], 'FaceColor',[0 0 0]);
rectangle('Position',[500 -968.75 31.25 31.25], 'FaceColor',[1 1 1]);
rectangle('Position',[531.25 -968.75 31.25 31.25], 'FaceColor',[0 0 0]);
rectangle('Position',[500 -1000 31.25 31.25], 'FaceColor',[0 0 0]);
rectangle('Position',[531.25 -1000 31.25 31.25], 'FaceColor',[0 0 0]);
rectangle('Position',[625 -906.25 31.25 31.25], 'FaceColor',[0 0 0]);
rectangle('Position',[656.25 -906.25 31.25 31.25], 'FaceColor',[0 0 0]);
rectangle('Position',[625 -937.5 31.25 31.25], 'FaceColor',[1 1 1]);
rectangle('Position',[656.25 -937.5 31.25 31.25], 'FaceColor',[1 1 1]);
rectangle('Position',[687.5 -906.25 31.25 31.25], 'FaceColor',[0 0 0]);
rectangle('Position',[718.75 -906.25 31.25 31.25], 'FaceColor',[1 1 1]);
rectangle('Position',[687.5 -937.5 31.25 31.25], 'FaceColor',[1 1 1]);
rectangle('Position',[718.75 -937.5 31.25 31.25], 'FaceColor',[1 1 1]);
rectangle('Position',[625 -968.75 31.25 31.25], 'FaceColor',[1 1 1]);
rectangle('Position',[656.25 -968.75 31.25 31.25], 'FaceColor',[1 1 1]);
rectangle('Position',[625 -1000 31.25 31.25], 'FaceColor',[0 0 0]);
rectangle('Position',[656.25 -1000 31.25 31.25], 'FaceColor',[0 0 0]);
rectangle('Position',[687.5 -968.75 31.25 31.25], 'FaceColor',[1 1 1]);
rectangle('Position',[718.75 -968.75 31.25 31.25], 'FaceColor',[1 1 1]);
rectangle('Position',[687.5 -1000 31.25 31.25], 'FaceColor',[0 0 0]);
rectangle('Position',[718.75 -1000 31.25 31.25], 'FaceColor',[0 0 0]);
rectangle('Position',[750 -781.25 31.25 31.25], 'FaceColor',[0 0 0]);
rectangle('Position',[781.25 -781.25 31.25 31.25], 'FaceColor',[0 0 0]);
rectangle('Position',[750 -812.5 31.25 31.25], 'FaceColor',[1 1 1]);
rectangle('Position',[781.25 -812.5 31.25 31.25], 'FaceColor',[1 1 1]);
rectangle('Position',[875 -781.25 31.25 31.25], 'FaceColor',[0 0 0]);
rectangle('Position',[906.25 -781.25 31.25 31.25], 'FaceColor',[0 0 0]);
rectangle('Position',[875 -812.5 31.25 31.25], 'FaceColor',[1 1 1]);
rectangle('Position',[906.25 -812.5 31.25 31.25], 'FaceColor',[1 1 1]);
rectangle('Position',[937.5 -781.25 31.25 31.25], 'FaceColor',[0 0 0]);
rectangle('Position',[968.75 -781.25 31.25 31.25], 'FaceColor',[0 0 0]);
rectangle('Position',[937.5 -812.5 31.25 31.25], 'FaceColor',[1 1 1]);
rectangle('Position',[968.75 -812.5 31.25 31.25], 'FaceColor',[0 0 0]);
rectangle('Position',[937.5 -843.75 31.25 31.25], 'FaceColor',[1 1 1]);
rectangle('Position',[968.75 -843.75 31.25 31.25], 'FaceColor',[0 0 0]);
rectangle('Position',[937.5 -875 31.25 31.25], 'FaceColor',[1 1 1]);
rectangle('Position',[968.75 -875 31.25 31.25], 'FaceColor',[0 0 0]);
rectangle('Position',[812.5 -906.25 31.25 31.25], 'FaceColor',[0 0 0]);
rectangle('Position',[843.75 -906.25 31.25 31.25], 'FaceColor',[0 0 0]);
rectangle('Position',[812.5 -937.5 31.25 31.25], 'FaceColor',[1 1 1]);
rectangle('Position',[843.75 -937.5 31.25 31.25], 'FaceColor',[1 1 1]);
rectangle('Position',[750 -968.75 31.25 31.25], 'FaceColor',[1 1 1]);
rectangle('Position',[781.25 -968.75 31.25 31.25], 'FaceColor',[1 1 1]);
rectangle('Position',[750 -1000 31.25 31.25], 'FaceColor',[0 0 0]);
rectangle('Position',[781.25 -1000 31.25 31.25], 'FaceColor',[0 0 0]);
rectangle('Position',[812.5 -968.75 31.25 31.25], 'FaceColor',[1 1 1]);
rectangle('Position',[843.75 -968.75 31.25 31.25], 'FaceColor',[1 1 1]);
rectangle('Position',[812.5 -1000 31.25 31.25], 'FaceColor',[0 0 0]);
rectangle('Position',[843.75 -1000 31.25 31.25], 'FaceColor',[0 0 0]);
rectangle('Position',[937.5 -906.25 31.25 31.25], 'FaceColor',[1 1 1]);
rectangle('Position',[968.75 -906.25 31.25 31.25], 'FaceColor',[0 0 0]);
rectangle('Position',[937.5 -937.5 31.25 31.25], 'FaceColor',[1 1 1]);
rectangle('Position',[968.75 -937.5 31.25 31.25], 'FaceColor',[0 0 0]);
rectangle('Position',[875 -968.75 31.25 31.25], 'FaceColor',[1 1 1]);
rectangle('Position',[906.25 -968.75 31.25 31.25], 'FaceColor',[1 1 1]);
rectangle('Position',[875 -1000 31.25 31.25], 'FaceColor',[0 0 0]);
rectangle('Position',[906.25 -1000 31.25 31.25], 'FaceColor',[0 0 0]);
rectangle('Position',[937.5 -968.75 31.25 31.25], 'FaceColor',[1 1 1]);
rectangle('Position',[968.75 -968.75 31.25 31.25], 'FaceColor',[0 0 0]);
rectangle('Position',[937.5 -1000 31.25 31.25], 'FaceColor',[0 0 0]);
rectangle('Position',[968.75 -1000 31.25 31.25], 'FaceColor',[0 0 0]);
X=[933.333,875,843.75,812.5,812.5,750,700,625,593.75,562.5,531.25,500,500,437.5,375,312.5,250,187.5,187.5,187.5,187.5,187.5,156.25,125,66.6667,66.6667];
Y=[-933.333,-925,-912.5,-906.25,-875,-812.5,-750,-687.5,-687.5,-687.5,-675,-656.25,-625,-562.5,-500,-437.5,-375,-312.5,-250,-218.75,-187.5,-156.25,-125,-125,-66.6667,-66.6667];
hold on;
plot(X,Y,'r');
plot(X,Y,'bo');
legend('3687.51','Location','southoutside');
